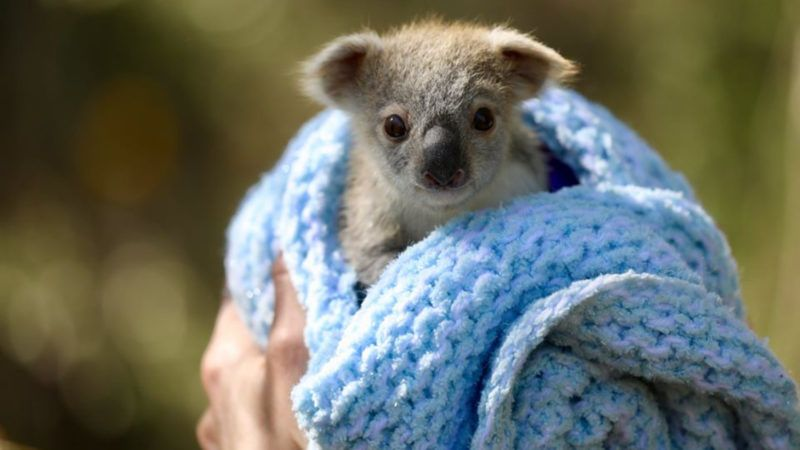
#> input picture koala.jpeg, 800 x 450 px
$ python binary.py
#> lines starting #> are read from the running program, lines starting #| are printed output that depends on the picture; after the words box and inside, x2 and y2 are one past the last pixel; in counts of white or black regions, pixels touching at a corner belong together
import cv2

img = cv2.imread('koala.jpeg',2)
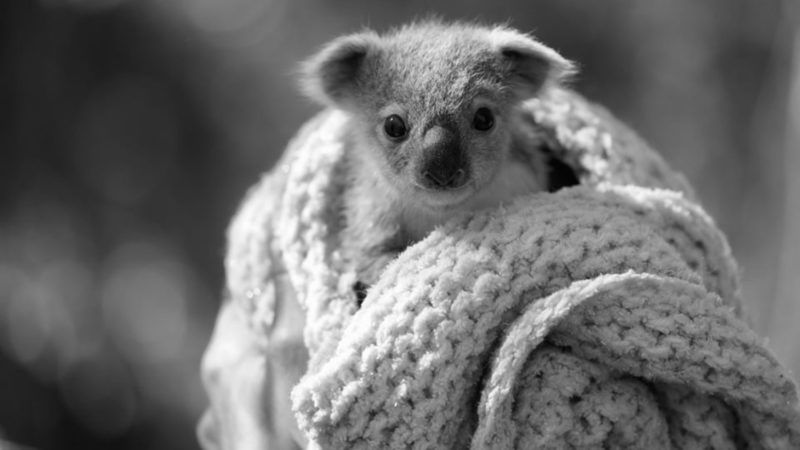
#> img: shape (450, 800); min 0, max 255, mean 107.6
a = "11011111101100110110011001011101000"


ret, bw_img = cv2.threshold(img,127,255,cv2.THRESH_BINARY)
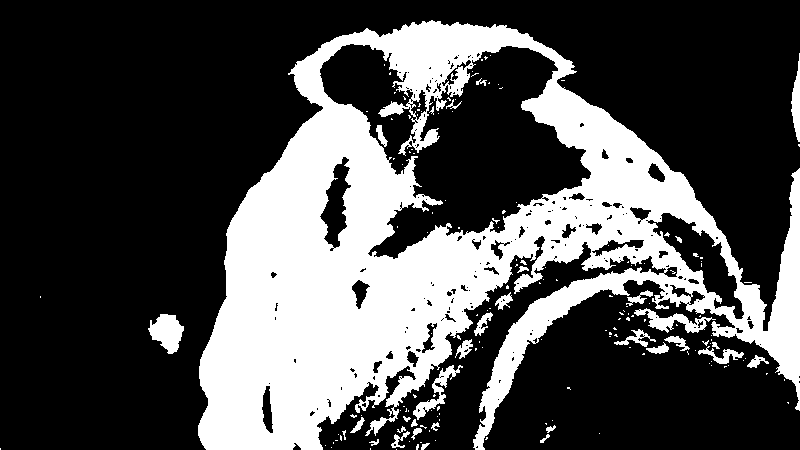
#> bw_img: shape (450, 800); 30.6% white; 169 white regions (137 under 20 px), largest, box (x1, y1, x2, y2) and area: (198, 20, 800, 450) 104444, (148, 314, 184, 354) 905, (634, 308, 716, 333) 727

#> (the run stopped early here; a loop or call above may not have finished)
